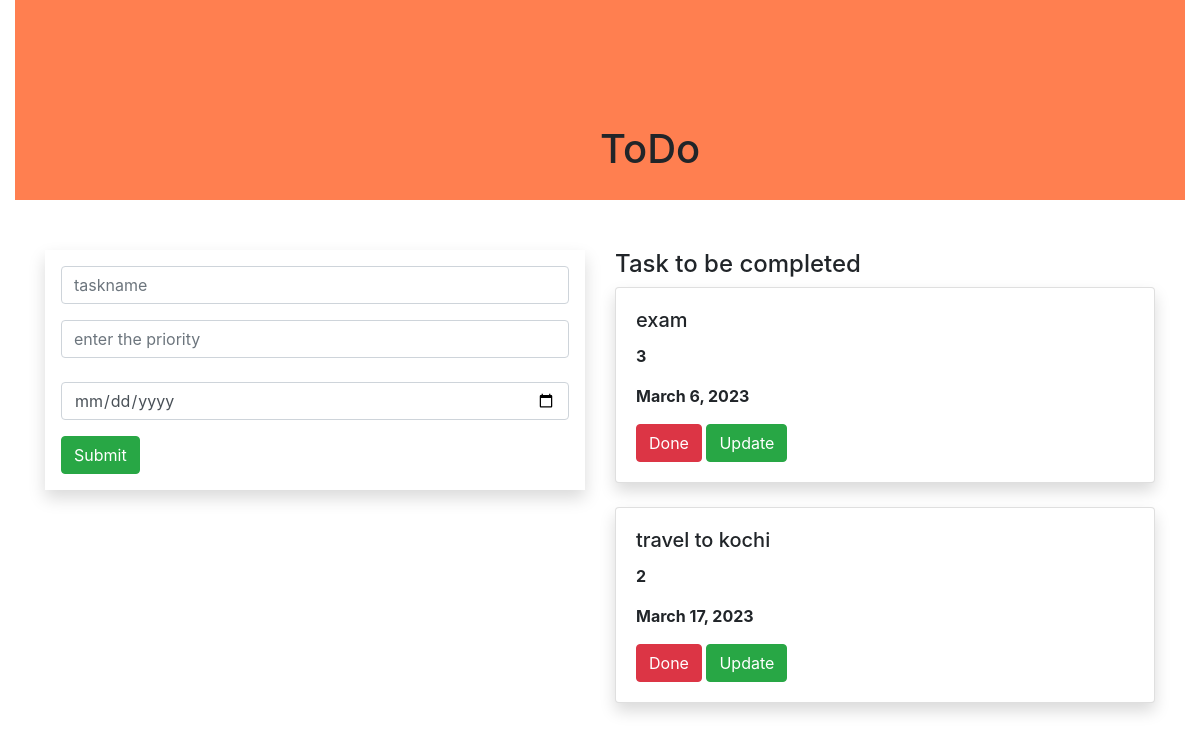
Before: / with the older database file.
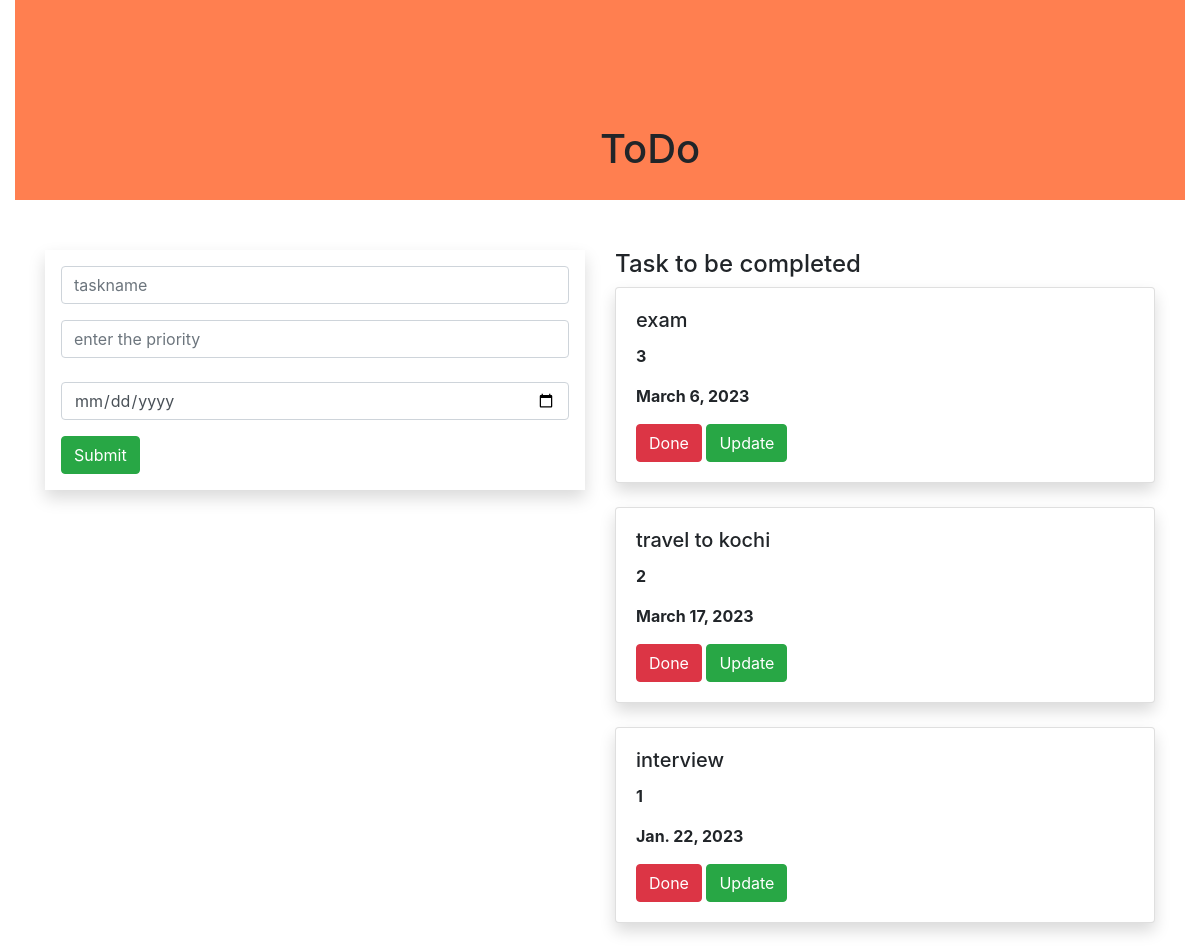
After: the same page with the newer database file.
### todoapp/models.py (models this page shows, shortened)
class Task(models.Model):
    name=models.CharField(max_length=250)
    priority=models.IntegerField()
    date=models.DateField()

### todoapp/views.py (the view)
# urls.py: path('',views.add,name='add'),
def add(request):
    task1=Task.objects.all()
    if request.method=='POST':
        name=request.POST.get('task','')
        priority = request.POST.get('priority', '')
        date = request.POST.get('date', '')
        task=Task(name=name,priority=priority,date=date)
        task.save()
    return render(request,'home.html',{'task1':task1})

### templates/home.html (shortened to what this page needs)
{% extends 'base.html' %}
{% block content %}
<div class="container-fluid">
  <div class="row">
    <div class="col-md-12">
      <div class="banner">
        <div class="banner-text">
          <h1>ToDo</h1>
        </div>
      </div>
    </div>
  </div>
</div>
<div class="container">
  <div class="row">
    <div class="col-md-6">
<form method="POST" class="p-3 shadow">
  <div class="form-group">
  <input type="text" class="form-control" name="task" placeholder="taskname">
  </div>
  <div>
  <input type="text" class="form-control" name="priority" placeholder="enter the priority">
  </div><br>
  <div class="form-group">
  <input type="date" class="form-control" name="date" placeholder="enter the date">
  </div>
  <input type="submit" class="btn btn-success">
</form>
</div>
      <div class="col-md-6">
        <h4>Task to be completed</h4>
        {% for i in task1 %}
        <div class="shadow card">
          <div class="card-body">
            <h5 class="card-title">{{i.name}}</h5>
            <p><b>{{i.priority}}</b></p>
            <p><b>{{i.date}}</b></p>
            <a class="btn btn-danger" href="{% url 'delete' i.id %}">Done</a>
             <a class="btn btn-success" href="{% url 'update' i.id %}">Update</a>
          </div>
  </div>
    <br>
        {% endfor %}
      </div>
  </div>
</div>
{% endblock %}

### templates/base.html (shortened to what this page needs)
{% load static %}
<!DOCTYPE html>
<html lang="en">
<head>
    <link rel="stylesheet" href="https://cdn.jsdelivr.net/npm/bootstrap@4.3.1/dist/css/bootstrap.min.css">
    <link rel="stylesheet" href="{% static 'style.css'%}">
</head>
<body>
{% block content %}
{% endblock %}
</body>
</html>

### static/style.css (style rules this page uses)
.banner { background-color:coral; width:100%; height:200px; margin-bottom:50px; }
.banner-text { top:50%; left:50%; position:absolute; transform:transform; }

Changed rows visible on the page:
added Task: name "interview", priority "1", date "Jan. 22, 2023"
